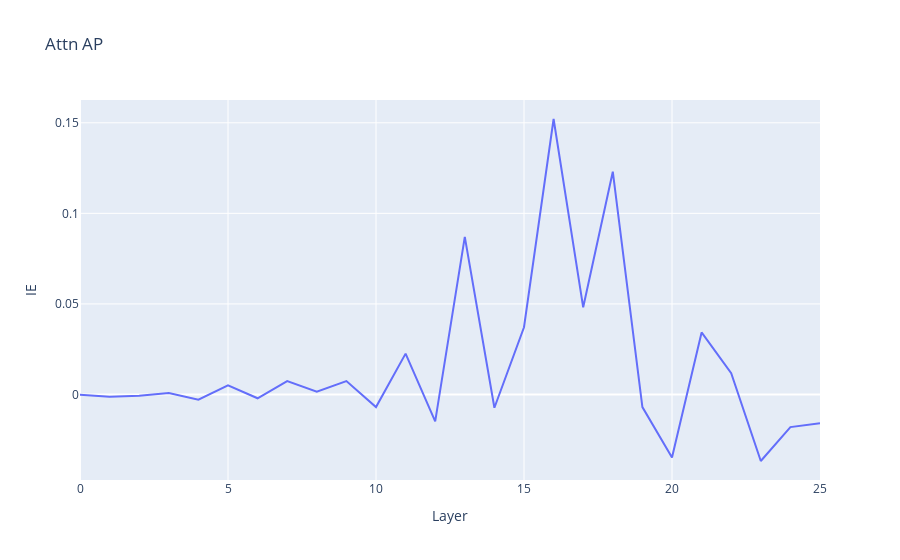

Here is the notebook cell this chart was saved with:
### Code cell
line(attn_AP,x_label = 'Layer',y_label = 'IE',title = 'Attn AP')

### Figure 1 — Plotly figure (JSON) as saved in the notebook; plotly's stock layout.template omitted (floating-point values rounded to 4 significant figures)
{"data": [{"hovertemplate": "x=%{x}<br>y=%{y}<extra></extra>", "legendgroup": "", "line": {"color": "#636efa", "dash": "solid"}, "marker": {"symbol": "circle"}, "mode": "lines", "name": "", "orientation": "v", "showlegend": false, "type": "scatter", "x": [0, 1, 2, 3, 4, 5, 6, 7, 8, 9, 10, 11, 12, 13, 14, 15, 16, 17, 18, 19, 20, 21, 22, 23, 24, 25], "xaxis": "x", "y": [-0.000138, -0.001231, -0.0006962, 0.0008001, -0.002853, 0.005032, -0.0021, 0.007401, 0.001545, 0.007362, -0.006969, 0.02255, -0.01485, 0.08704, -0.007343, 0.03711, 0.1521, 0.04813, 0.123, -0.006977, -0.03482, 0.03424, 0.01176, -0.03674, -0.01801, -0.01587], "yaxis": "y"}], "layout": {"legend": {"tracegroupgap": 0}, "title": {"text": "Attn AP"}, "xaxis": {"anchor": "y", "domain": [0, 1], "title": {"text": "Layer"}}, "yaxis": {"anchor": "x", "domain": [0, 1], "title": {"text": "IE"}}}}
